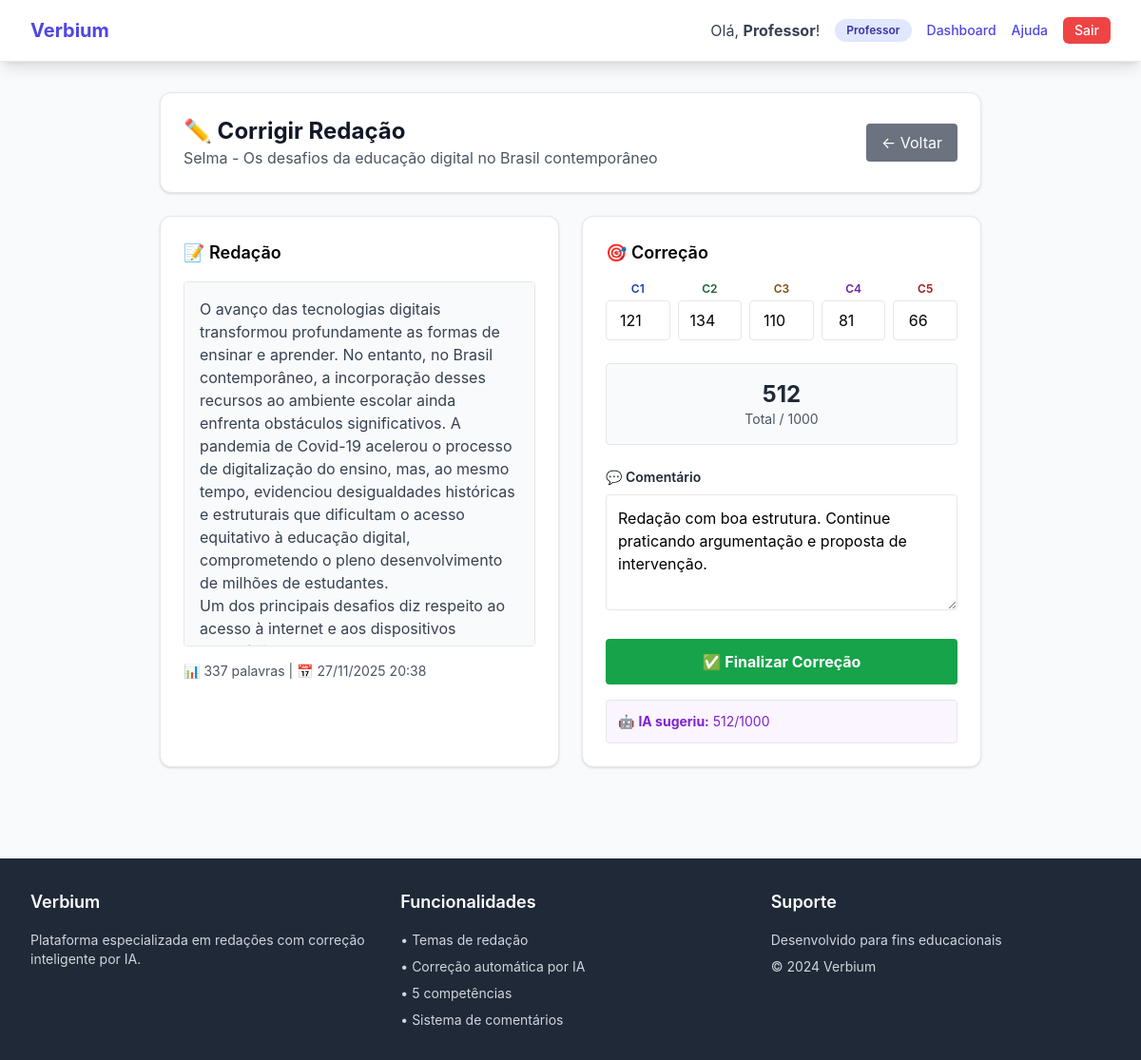
The app's page /redacoes/corrigir-rapido/5/ (signed in) with its own data.
### tarefas/models_redacao.py (models this page shows, shortened)
class RedacaoEntrega(models.Model):
    tema = models.ForeignKey(RedacaoTema, on_delete=models.CASCADE, related_name='entregas')
    aluno = models.ForeignKey(User, on_delete=models.CASCADE,
                              limit_choices_to={'is_superuser': False},
                              related_name='redacoes_entregues')
    texto = models.TextField(verbose_name='Texto da Redação')
    data_entrega = models.DateTimeField(default=timezone.now)
    STATUS_CHOICES = [
        ('pendente', 'Aguardando Correção'),
        ('ia_analisada', 'Analisada pela IA'),
        ('corrigida', 'Corrigida pelo Professor'),
    ]
    status = models.CharField(max_length=20, choices=STATUS_CHOICES, default='pendente')
    palavras_count = models.IntegerField(default=0)
    class Meta:
        verbose_name = 'Entrega de Redação'
        verbose_name_plural = 'Entregas de Redação'
        unique_together = ('tema', 'aluno')
        ordering = ['-data_entrega']

class RedacaoTema(models.Model):
    professor = models.ForeignKey(User, on_delete=models.CASCADE,
                                  limit_choices_to={'is_superuser': True},
                                  related_name='temas_redacao')
    titulo = models.CharField(max_length=200, verbose_name='Título do Tema')
    enunciado = models.TextField(verbose_name='Enunciado Completo')
    textos_apoio = models.TextField(blank=True, verbose_name='Textos de Apoio')
    arquivo_tema = models.FileField(upload_to='redacao_temas/', blank=True, null=True, verbose_name='Arquivo do Tema (PDF)')
    data_publicacao = models.DateTimeField(default=timezone.now)
    data_expiracao = models.DateTimeField(verbose_name='Prazo de Entrega')
    palavras_min = models.IntegerField(default=200, verbose_name='Mínimo de Palavras')
    palavras_max = models.IntegerField(default=500, verbose_name='Máximo de Palavras')
    ativo = models.BooleanField(default=True)
    class Meta:
        verbose_name = 'Tema de Redação'
        verbose_name_plural = 'Temas de Redação'
        ordering = ['-data_publicacao']

class RedacaoAnaliseIA(models.Model):
    entrega = models.OneToOneField(RedacaoEntrega, on_delete=models.CASCADE, related_name='analise_ia')
    sugestao_c1 = models.TextField(blank=True)
    sugestao_c2 = models.TextField(blank=True)
    sugestao_c3 = models.TextField(blank=True)
    sugestao_c4 = models.TextField(blank=True)
    sugestao_c5 = models.TextField(blank=True)
    nota_ia_c1 = models.IntegerField(validators=[MinValueValidator(0), MaxValueValidator(200)])
    nota_ia_c2 = models.IntegerField(validators=[MinValueValidator(0), MaxValueValidator(200)])
    nota_ia_c3 = models.IntegerField(validators=[MinValueValidator(0), MaxValueValidator(200)])
    nota_ia_c4 = models.IntegerField(validators=[MinValueValidator(0), MaxValueValidator(200)])
    nota_ia_c5 = models.IntegerField(validators=[MinValueValidator(0), MaxValueValidator(200)])
    analise_geral = models.TextField(blank=True)
    data_analise = models.DateTimeField(default=timezone.now)
    class Meta:
        verbose_name = 'Análise IA'
        verbose_name_plural = 'Análises IA'
    @property
    def nota_total_ia(self):
        return (self.nota_ia_c1 + self.nota_ia_c2 + self.nota_ia_c3 +
                self.nota_ia_c4 + self.nota_ia_c5)

### tarefas/views_correcao.py (the view, shortened to what this page needs)
# urls.py: path('redacoes/corrigir-rapido/<int:entrega_id>/', corrigir_rapido, name='corrigir_rapido'),
@login_required
@user_passes_test(is_professor)
def corrigir_rapido(request, entrega_id):
    entrega = get_object_or_404(RedacaoEntrega, id=entrega_id, tema__professor=request.user)
    try:
        analise_ia = entrega.analise_ia
    except:
        analise_ia = None
    return render(request, 'redacao/corrigir_rapido.html', {
        'entrega': entrega,
        'analise_ia': analise_ia
    })

### tarefas/views_correcao.py (called while the page is built)
def is_professor(user):
    return user.is_superuser

### templates/redacao/corrigir_rapido.html (shortened to what this page needs)
{% extends 'base.html' %}
{% block content %}
<div class="max-w-4xl mx-auto px-4 py-8">
    <header class="mb-6 bg-white p-6 rounded-xl shadow border">
        <div class="flex justify-between items-center">
            <div>
                <h1 class="text-2xl font-bold text-gray-900">✏️ Corrigir Redação</h1>
                <p class="text-gray-600">{{ entrega.aluno.first_name|default:entrega.aluno.username }} - {{ entrega.tema.titulo }}</p>
            </div>
            <a href="{% url 'tarefas:correcoes_pendentes' %}" class="bg-gray-500 hover:bg-gray-600 text-white px-4 py-2 rounded">
                ← Voltar
            </a>
        </div>
    </header>
    <div class="grid grid-cols-1 lg:grid-cols-2 gap-6">
        <div class="bg-white p-6 rounded-xl shadow border">
            <h3 class="text-lg font-semibold mb-4">📝 Redação</h3>
            <div class="bg-gray-50 p-4 rounded border mb-4 max-h-96 overflow-y-auto">
                <div class="whitespace-pre-line text-gray-700">{{ entrega.texto }}</div>
            </div>
            <div class="text-sm text-gray-600">
                📊 {{ entrega.palavras_count }} palavras | 📅 {{ entrega.data_entrega|date:"d/m/Y H:i" }}
            </div>
        </div>
        <div class="bg-white p-6 rounded-xl shadow border">
            <h3 class="text-lg font-semibold mb-4">🎯 Correção</h3>
            <form method="post">
                <div class="grid grid-cols-5 gap-2 mb-6">
                    <div class="text-center">
                        <label class="block text-xs font-semibold text-blue-800 mb-1">C1</label>
                        <input type="number" name="c1" min="0" max="200" step="20"
                               value="{{ analise_ia.nota_ia_c1|default:120 }}"
                               class="w-full p-2 border rounded text-center">
                    </div>
                    <div class="text-center">
                        <label class="block text-xs font-semibold text-green-800 mb-1">C2</label>
                        <input type="number" name="c2" min="0" max="200" step="20"
                               value="{{ analise_ia.nota_ia_c2|default:120 }}"
                               class="w-full p-2 border rounded text-center">
                    </div>
                    <div class="text-center">
                        <label class="block text-xs font-semibold text-yellow-800 mb-1">C3</label>
                        <input type="number" name="c3" min="0" max="200" step="20"
                               value="{{ analise_ia.nota_ia_c3|default:120 }}"
                               class="w-full p-2 border rounded text-center">
                    </div>
                    <div class="text-center">
                        <label class="block text-xs font-semibold text-purple-800 mb-1">C4</label>
                        <input type="number" name="c4" min="0" max="200" step="20"
                               value="{{ analise_ia.nota_ia_c4|default:120 }}"
                               class="w-full p-2 border rounded text-center">
                    </div>
                    <div class="text-center">
                        <label class="block text-xs font-semibold text-red-800 mb-1">C5</label>
                        <input type="number" name="c5" min="0" max="200" step="20"
                               value="{{ analise_ia.nota_ia_c5|default:120 }}"
                               class="w-full p-2 border rounded text-center">
                    </div>
                </div>
                <div class="text-center mb-6 p-4 bg-gray-50 rounded border">
                    <div class="text-2xl font-bold text-gray-800" id="nota-total">600</div>
                    <div class="text-sm text-gray-600">Total / 1000</div>
                </div>
                <div class="mb-6">
                    <label class="block text-sm font-semibold text-gray-800 mb-2">💬 Comentário</label>
                    <textarea name="comentario" rows="4"
                              class="w-full p-3 border rounded focus:ring-2 focus:ring-blue-500"
                              placeholder="Comentário sobre a redação...">{{ analise_ia.analise_geral|default:'' }}</textarea>
                </div>
                <button type="submit" class="w-full bg-green-600 hover:bg-green-700 text-white font-bold py-3 rounded">
                    ✅ Finalizar Correção
                </button>
            </form>
            {% if analise_ia %}
            <div class="mt-4 p-3 bg-purple-50 rounded border">
                <div class="text-sm text-purple-700">
                    🤖 <strong>IA sugeriu:</strong> {{ analise_ia.nota_total_ia }}/1000
                </div>
            </div>
            {% endif %}
        </div>
    </div>
</div>
{% endblock %}

### templates/base.html (shortened to what this page needs)
<!DOCTYPE html>
<html lang="pt-br">
<head>
    <script src="https://cdn.tailwindcss.com"></script>
</head>
<body class="min-h-screen">
    <nav class="bg-white shadow-lg border-b">
        <div class="max-w-7xl mx-auto px-4 sm:px-6 lg:px-8">
            <div class="flex justify-between h-16">
                <div class="flex items-center">
                    <a href="{% url 'tarefas:home' %}" class="text-xl font-bold text-indigo-600 hover:text-indigo-800 transition duration-150">Verbium</a>
                </div>
                <div class="flex items-center space-x-4">
                    {% if user.is_authenticated %}
                        <span class="text-gray-700">Olá, <strong>{{ user.first_name|default:user.username }}</strong>!</span>
                        {% if user.is_superuser %}
                            <span class="px-3 py-1 bg-indigo-100 text-indigo-800 rounded-full text-xs font-semibold">Professor</span>
                            <a href="{% url 'tarefas:dashboard' %}" class="text-indigo-600 hover:text-indigo-800 font-medium text-sm">Dashboard</a>
                            <a href="{% url 'tarefas:ajuda' %}" class="text-indigo-600 hover:text-indigo-800 font-medium text-sm">Ajuda</a>
                        {% endif %}
                        <a href="{% url 'tarefas:logout' %}" class="bg-red-500 hover:bg-red-600 text-white px-3 py-1 rounded-md text-sm font-medium transition duration-150">Sair</a>
                    {% else %}
                        <a href="/auth/login/" class="bg-indigo-600 hover:bg-indigo-700 text-white px-4 py-2 rounded-md font-medium transition duration-150">Entrar</a>
                    {% endif %}
                </div>
            </div>
        </div>
    </nav>
    <main>
        {% block content %}
        {% endblock %}
    </main>
    <footer class="bg-gray-800 text-white py-8 mt-16">
        <div class="max-w-7xl mx-auto px-4 sm:px-6 lg:px-8">
            <div class="grid grid-cols-1 md:grid-cols-3 gap-8">
                <div>
                    <h3 class="text-lg font-semibold mb-4">Verbium</h3>
                    <p class="text-gray-300 text-sm">Plataforma especializada em redações com correção inteligente por IA.</p>
                </div>
                <div>
                    <h3 class="text-lg font-semibold mb-4">Funcionalidades</h3>
                    <ul class="text-gray-300 text-sm space-y-2">
                        <li>• Temas de redação</li>
                        <li>• Correção automática por IA</li>
                        <li>• 5 competências</li>
                        <li>• Sistema de comentários</li>
                    </ul>
                </div>
                <div>
                    <h3 class="text-lg font-semibold mb-4">Suporte</h3>
                    <p class="text-gray-300 text-sm mb-2">Desenvolvido para fins educacionais</p>
                    <p class="text-gray-300 text-sm">&copy; 2024 Verbium</p>
                </div>
            </div>
        </div>
    </footer>
</body>
</html>

### templates/base.html (style rules this page uses)
body { background-color: #f8fafc; font-family: 'Inter', -apple-system, BlinkMacSystemFont, sans-serif; }

### records on screen
RedacaoEntrega: aluno.first_name "Selma", tema.titulo "Os desafios da educação digital no Brasil contemporâneo", texto "O avanço das tecnologias digitais transformou profundamente as formas de ensinar e aprender. No entanto, no Brasil contemporâneo, a incorporação desses recursos ao ambiente escolar ainda enfrenta obstáculos significativos. A pandemia de Covid-19 acelerou o processo de digitalização do ensino, mas, ao mesmo tempo, evidenciou desigualdades históricas e estruturais que dificultam o acesso equitativo à educação digital, comprometendo o pleno desenvolvimento de milhões de estudantes. Um dos principais desafios diz respeito ao acesso à internet e aos dispositivos…", palavras_count "337", data_entrega "27/11/2025 20:38"
RedacaoAnaliseIA: c1 "121", c2 "134", c3 "110", c4 "81", c5 "66", comentario "Redação com boa estrutura. Continue praticando argumentação e proposta de intervenção.", nota_total_ia "512"

### other values on screen
{{ user.first_name|default:user.username }} "Professor"
